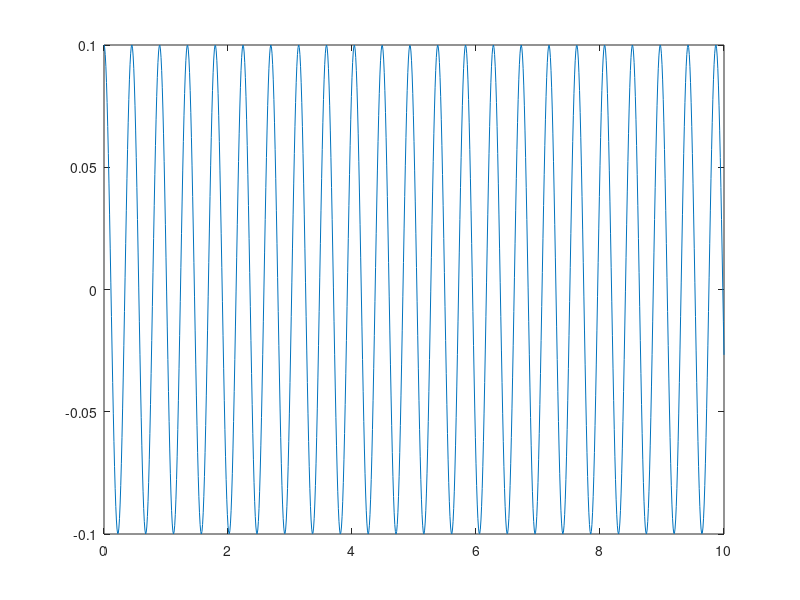

MATLAB code for this plot:
close all; clear; clc;

t = 0:0.01:10; % time (s)

% Dynamics for a undamped pendulum (non-inverted)

theta_initial = 0.1; % angle from vertical (rad)
theta_dot_initial = 0;
g = 9.81; % gravitational acceleration (m/s/s)
l = 0.1; % length of rod (m)
k = sqrt(2*g / l);
c2 = theta_dot_initial / k;

theta = @(t, k, c1, c2) c1*cos(k*t) + c2*sin(k*t);

plot(t, theta(t, k, theta_initial, c2))